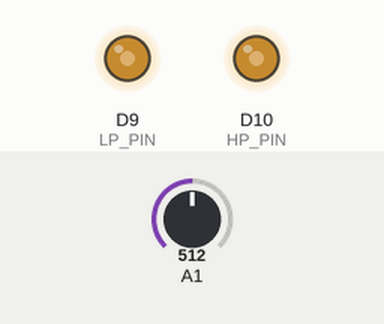
The sketch below on a simulated Arduino Zero (SAMD21). On the bench: output pins drawn as LEDs (lit = HIGH). The test bench sets the inputs (shaded band); at power-on: A1 = 512 (analog values on the 0–1023 scale).

Above: at 1.2 s.
1.3 s: A1 set to 716
At 1.6 s:
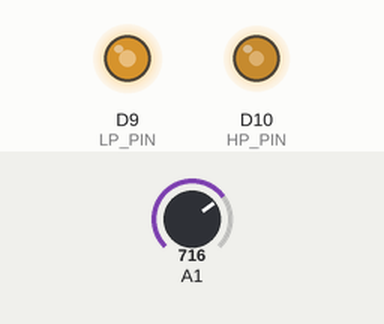
2.8 s: A1 set to 900
At 3.9 s:
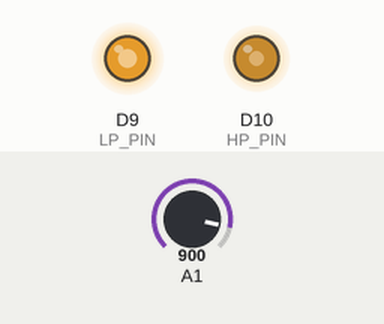
4.3 s: A1 set to 511
At 5.1 s:
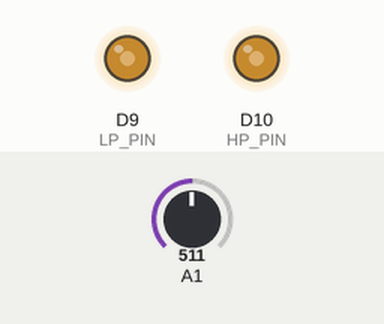
5.8 s: A1 set to 306
At 6.2 s:
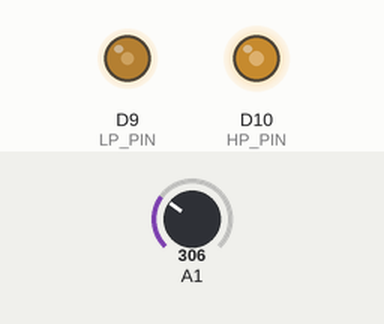
7.3 s: A1 set to 122
At 8.5 s:
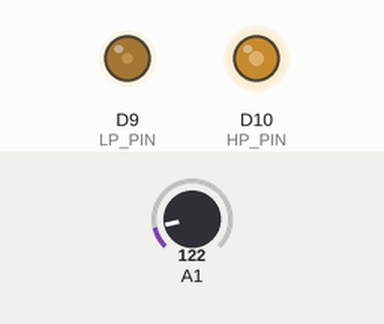
Timing chart, 0 to 9.8 s (numbered marks = the images above; inputs shaded):
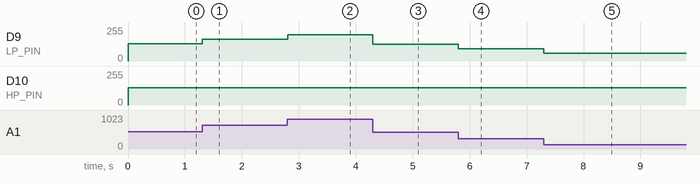

The sketch:

simple_8bit_qmf_optimized.ino
```cpp
#include "coefficients.h"

// 8-bit QMF - standard implementation
const uint8_t LP_PIN = 9, HP_PIN = 10;
#define B 256
#define MASK (B - 1)
int16_t x[B];
uint8_t i = 0;
uint32_t last_micros = 0;

void setup() {
  pinMode(LP_PIN, OUTPUT);
  pinMode(HP_PIN, OUTPUT);
  analogReadResolution(8);
}

void loop() {
  uint32_t now = micros();
  if (now - last_micros < 1000000 / SAMPLING_RATE) return;
  last_micros = now;

  x[i] = analogRead(A1);

  int32_t y1 = 0, y2 = 0;
  for (uint8_t j = 0; j < QMF_N; j++) {
    int32_t in = (int32_t)x[(i - j) & MASK] - 128;
    y1 += (int32_t)(int16_t)pgm_read_word(&h_fixed[j]) * in;
    y2 += (int32_t)(int16_t)pgm_read_word(&g_fixed[j]) * in;
  }

  // 8-bit +/- 128, Coeffs 2^15. Product +/- 2^22.
  // Total gain sqrt(2) -> +/- 2^22.5.
  // >> 16 maps 2^22.5 to 2^6.5 (~90).
  // Safety >> 16 prevents clipping.
  analogWrite(LP_PIN, constrain(((y1 + 32768L) >> 16) + 128, 0, 255));
  analogWrite(HP_PIN, constrain(((y2 + 32768L) >> 16) + 128, 0, 255));

  i = (i + 1) & MASK;
}
```

coefficients.h
```cpp
// Auto-generated QMF coefficients (DB4, Standard Orthogonal)
#ifndef COEFFICIENTS_H
#define COEFFICIENTS_H

#define QMF_N 4
#define SAMPLING_RATE 2000

// Floating point coefficients (Sum = sqrt(2))
const float h_float[QMF_N] = { 0.48296291f, 0.83651630f, 0.22414387f, -0.12940952f };
const float g_float[QMF_N] = { -0.12940952f, -0.22414387f, 0.83651630f, -0.48296291f };

// Fixed point coefficients (scaled by 2^15)
const int16_t h_fixed[QMF_N] PROGMEM = { 15826, 27411, 7345, -4240 };
const int16_t g_fixed[QMF_N] PROGMEM = { -4240, -7345, 27411, -15826 };

#endif
```

Measured:
- after the input at 1.3 s, D9 (LP_PIN): 128/255 → 164/255 at once
- after the input at 2.8 s, D9 (LP_PIN): 164/255 → 197/255 at once
- after the input at 4.3 s, D9 (LP_PIN): 197/255 → 127/255 at once
- after the input at 5.8 s, D9 (LP_PIN): 127/255 → 91/255 at once
- after the input at 7.3 s, D9 (LP_PIN): 91/255 → 59/255 at once
